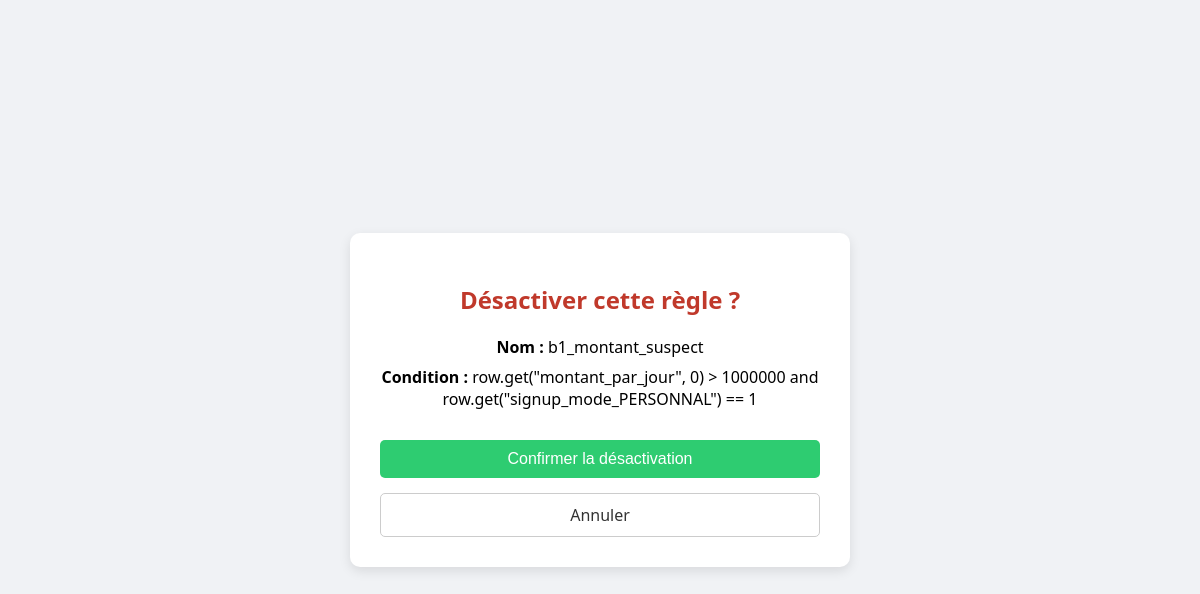
/gestionnaire/regles/1/toggle/ (signed in), run on the app's committed database.
### SoleasDectection/models.py (models this page shows, shortened)
class RegleMetier(models.Model):
    nom = models.CharField(max_length=255)
    description = models.TextField()
    condition = models.TextField(help_text="Exemple : montant > 1000000")
    actif = models.BooleanField(default=True)
    date_creation = models.DateTimeField(auto_now_add=True)

### SoleasDectection/views.py (the view)
# urls.py: path('gestionnaire/regles/<int:regle_id>/toggle/', views.toggle_regle_metier, name='toggle_regle_metier'),
@login_required
def toggle_regle_metier(request, regle_id):
    regle = get_object_or_404(RegleMetier, id=regle_id)
    if request.method == 'POST':
        regle.actif = not regle.actif
        regle.save()
        return redirect("gestionnaire_regles_metier")
    return render(request, 'gestionnaire/toogle_regle_metier.html', {'regle': regle})

### SoleasDectection/templates/gestionnaire/toogle_regle_metier.html (shortened to what this page needs)
{% load static %}
<!DOCTYPE html>
<html lang="fr">
<head>
    <link rel="stylesheet" href="{% static 'css/toogle_regle_metier.css' %}">
</head>
<body>
    <div class="container">
        <div class="card">
            {% if regle.actif %}
                <h2 class="danger">Désactiver cette règle ?</h2>
            {% else %}
                <h2 class="success">Activer cette règle ?</h2>
            {% endif %}
            <p><strong>Nom :</strong> {{ regle.nom }}</p>
            <p><strong>Condition :</strong> {{ regle.condition }}</p>
            <form method="post" class="form-actions">
                <button type="submit" class="{% if regle.active %}btn-danger{% else %}btn-success{% endif %}">
                    {% if regle.actif %}Confirmer la désactivation{% else %}Confirmer l'activation{% endif %}
                </button>
                <a href="{% url 'gestionnaire_regles_metier' %}" class="btn-cancel">Annuler</a>
            </form>
        </div>
    </div>
</body>
</html>

### SoleasDectection/static/css/toogle_regle_metier.css (style rules this page uses)
body { font-family: 'Segoe UI', sans-serif; background-color: #f0f2f5; margin: 0; padding: 0; display: flex; height: 100vh; align-items: center; justify-content: center; }
.container { width: 100%; max-width: 500px; padding: 20px; }
.card { background: white; padding: 30px; border-radius: 10px; box-shadow: 0 4px 12px rgba(0, 0, 0, 0.1); text-align: center; }
.card h2 { margin-bottom: 20px; }
.danger { color: #c0392b; }
p { font-size: 16px; margin: 8px 0; }
.form-actions { margin-top: 30px; display: flex; flex-direction: column; gap: 15px; }
button { padding: 10px 20px; border: none; font-size: 16px; border-radius: 5px; cursor: pointer; color: white; }
.btn-success { background-color: #2ecc71; }
.btn-cancel { background-color: transparent; border: 1px solid #ccc; padding: 10px; border-radius: 5px; text-decoration: none; color: #333; transition: background-color 0.2s ease; }

### data on the page
RegleMetier: nom "b1_montant_suspect", condition "row.get(\"montant_par_jour\", 0) > 1000000 and row.get(\"signup_mode_PERSONNAL\") == 1"
